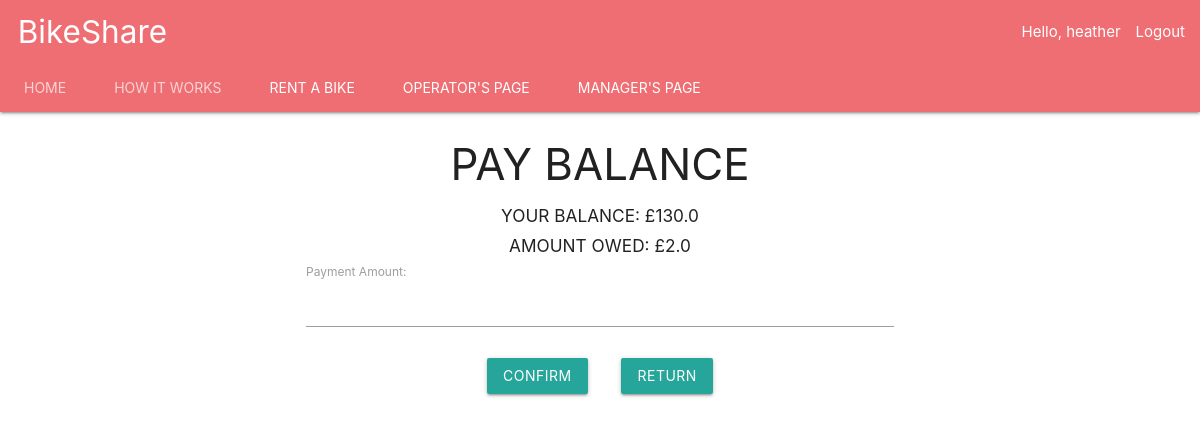
/pay-balance/ (signed in), run on an earlier commit of the app's database.
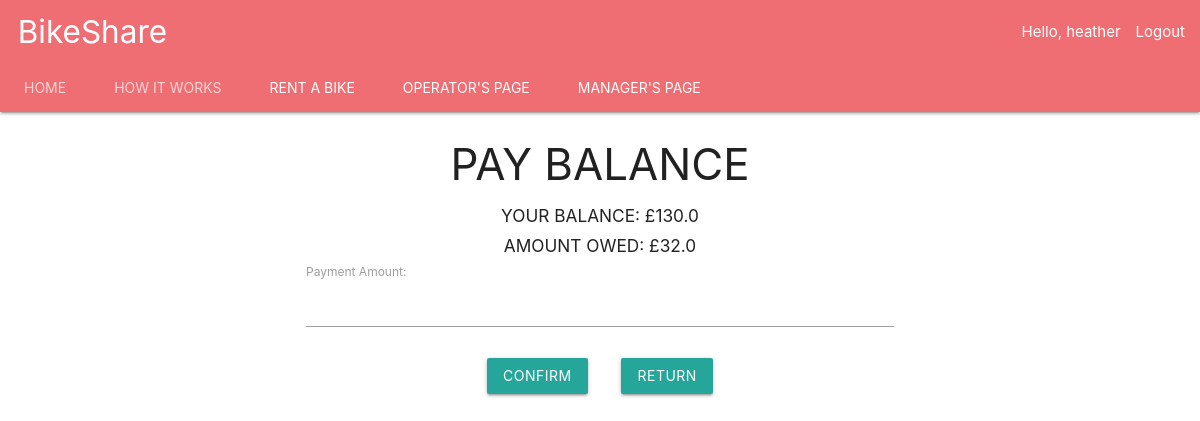
And on a later commit of the database.
### account/models.py (models this page shows, shortened)
class Account(AbstractBaseUser):
    username = models.CharField(max_length=30, unique=True)
    email = models.EmailField(verbose_name='email', max_length=60, unique=True)
    date_joined = models.DateTimeField(verbose_name='date joined', auto_now_add=True)
    last_login = models.DateTimeField(verbose_name='last login', auto_now=True)
    role = models.CharField(max_length=10, choices=ROLE_CHOICES, default='Customer')
    is_admin = models.BooleanField(default=False)
    is_active = models.BooleanField(default=True)
    is_staff = models.BooleanField(default=False)
    is_superuser = models.BooleanField(default=False)
    hires_in_progress = models.IntegerField(default=0)
    wallet_balance = models.FloatField(default=0.00)
    amount_owed = models.FloatField(default=0.00)
    USERNAME_FIELD = 'username'
    REQUIRED_FIELDS = ['email']
    objects = MyAccountManager()

### BikeShare/views.py (the view)
# urls.py: path('pay-balance/', views.pay_balance, name='pay-balance'),
def pay_balance(request):
    form = PayBalanceForm()
    return render(request, 'pay_balance.html', context={'form':form})

### BikeShare/forms.py
class PayBalanceForm(forms.Form):
    money = forms.FloatField(label='Payment Amount')

### BikeShare/templates/pay_balance.html (shortened to what this page needs)
{% extends 'base.html' %}
{% block content %}
<form method="post" action="{% url 'bikeshare:pay-balance-submit' %}">
  <h3><center>PAY BALANCE</center> </h3>
    <h6><center>YOUR BALANCE: £{{ request.user.wallet_balance }}</center> </h6>
    <h6><center>AMOUNT OWED: £{{ request.user.amount_owed }}</center> </h6>
    <div class="container">
        {{ form }}
  </div>
  <div class="container" align="center" >
    <br>
    <button type="submit" id ="topup" class="waves-effect waves-light btn">confirm
    </button>&nbsp&nbsp&nbsp&nbsp&nbsp&nbsp&nbsp
    <button type="button" id="cancel" class="cancelbtn waves-effect waves-light btn" onclick="location.href='{% url 'bikeshare:bikeshare-customer' %}'">
      Return</button>
  </div>
</form>
{% endblock %}

### BikeShare/templates/navbar.html (shortened to what this page needs)
{% block content %}
<body>
 <nav class="nav-extended">
    <div class="nav-wrapper">
      <a href="#" class="brand-logo"> &nbsp; BikeShare</a>
      <ul id="nav-mobile" class="right hide-on-med-and-down">
          <li>
              {% if request.user.is_authenticated  %}
                  <li class="tab">Hello, {{ request.user.username }}  </li><li> <a href="{% url 'bikeshare:logout' %}">Logout</a></a></li>
            {% else %}
                  <li>   <a href="{% url 'bikeshare:login' %}">Login </li></a><li> <a href="{% url 'bikeshare:signup' %}"> Register</a></li>
        {% endif %}
          </li>
      </ul>
    </div>
    <div class="nav-content">
      <ul class="tabs tabs-transparent">
        <li class="tab"><a href="{% url 'bikeshare:bikeshare-main' %}">Home</a></li>
          <li class="tab"><a href="{% url 'bikeshare:howitworks' %}">How it Works</a></li>
          {% if request.user.is_superuser %}
        <li class="tab"><a class="active" href="{% url 'bikeshare:bikeshare-customer' %}">Rent A Bike</a></li>
          <li class="tab"><a class="active" href="{% url 'bikeshare:bikeshare-operator' %}">Operator's Page</a></li>
         <li class="tab"><a class="active" href="{% url 'bikeshare:bikeshare-manager' %}">Manager's Page</a></li>
        {% elif request.user.role == 'Customer' %}
        <li class="tab"><a class="active" href="{% url 'bikeshare:bikeshare-customer' %}">Rent A Bike</a></li>
          {% elif request.user.role == 'Operator' %}
          <li class="tab"><a class="active" href="{% url 'bikeshare:bikeshare-operator' %}">Operator's Page</a></li>
         {% elif request.user.role == 'Manager' %}
         <li class="tab"><a class="active" href="{% url 'bikeshare:bikeshare-manager' %}">Manager's Page</a></li>
        {% endif %}
      </ul>
    </div>
  </nav>
{% endblock %}

What changed in the data, as far as the page shows it:
changed Account "heather": user.amount_owed "2.0" → "32.0"
